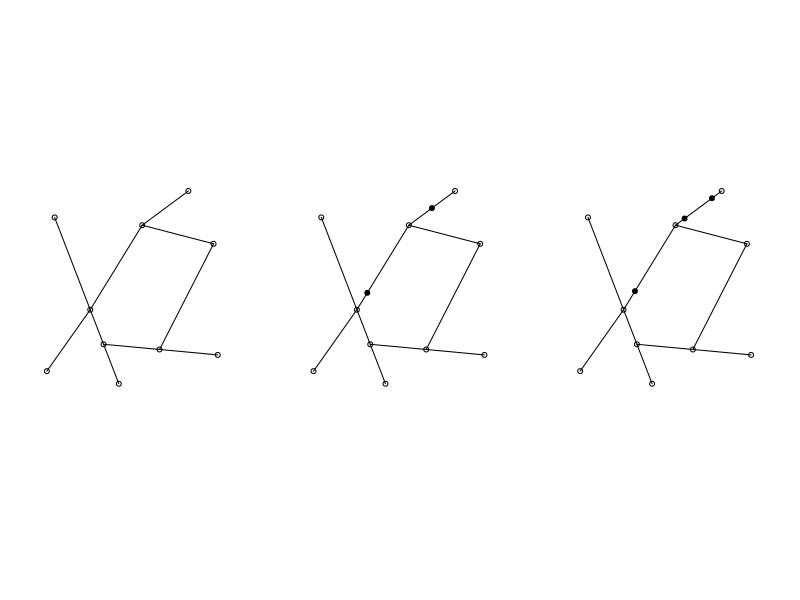

Here is the R script that generated this plot:
library(spatstat)


### Name: insertVertices
### Title: Insert New Vertices in a Linear Network
### Aliases: insertVertices
### Keywords: spatial manip

### ** Examples

   opa <- par(mfrow=c(1,3), mar=rep(0,4))
   simplenet

   plot(simplenet, main="")
   plot(vertices(simplenet), add=TRUE)

   # add two new vertices at specified local coordinates
   L <- insertVertices(simplenet, seg=c(3,7), tp=c(0.2, 0.5))
   L
   plot(L, main="")
   plot(vertices(L), add=TRUE)
   id <- attr(L, "id")
   id
   plot(vertices(L)[id], add=TRUE, pch=16)

   # add new vertices at three randomly-generated points
   X <- runiflpp(3, simplenet)
   LL <- insertVertices(simplenet, X)
   plot(LL, main="")
   plot(vertices(LL), add=TRUE)
   ii <- attr(LL, "id")
   plot(vertices(LL)[ii], add=TRUE, pch=16)
   par(opa)
